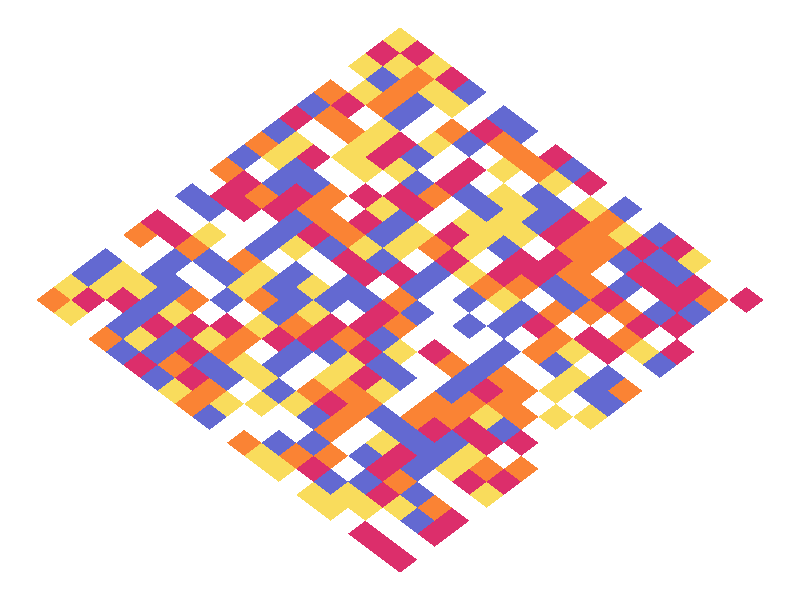

The R source for this figure:
library(dplyr)
library(ggplot2)
library(tibble)
library(purrr)
library(tidyr)

data <- tibble(
  x = 0,
  y = 0,
  color = sample.int(5, 1)
)

add_layer <- function(x, size) {
  x_positions <- 0:(size * 2) / 2
  y_positions <- (size * 2):0 / 2

  positions <- tibble(
    x = c(x_positions, x_positions, -x_positions, -x_positions),
    y = c(y_positions, -y_positions, y_positions, -y_positions),
  ) |> distinct()

  positions$color <- sample.int(5, nrow(positions), replace = TRUE)

  bind_rows(x, positions)
}

for (i in 1:10) {
  data <- add_layer(data, i)
}

data$id <- 1:nrow(data)

plot <- data |>
  filter(color != 5) |>
  mutate(
    data = map2(x, y, \(x, y) tibble(
      x = c(x - 0.5, x, x + 0.5, x),
      y = c(y, y + 0.5, y, y - 0.5),
    ))
  ) |>
  select(-x, -y) |>
  unnest(data) |>
  ggplot(aes(x = x, y = y, fill = factor(color), group = id)) +
    geom_polygon() +
    scale_fill_manual(values = c("#dc2e6b", "#f9dc5c", "#6369d1", "#fa8334"), guide = "none") +
    theme_void()

ggsave("index.svg", path = "src/components/diamond", plot = plot)
